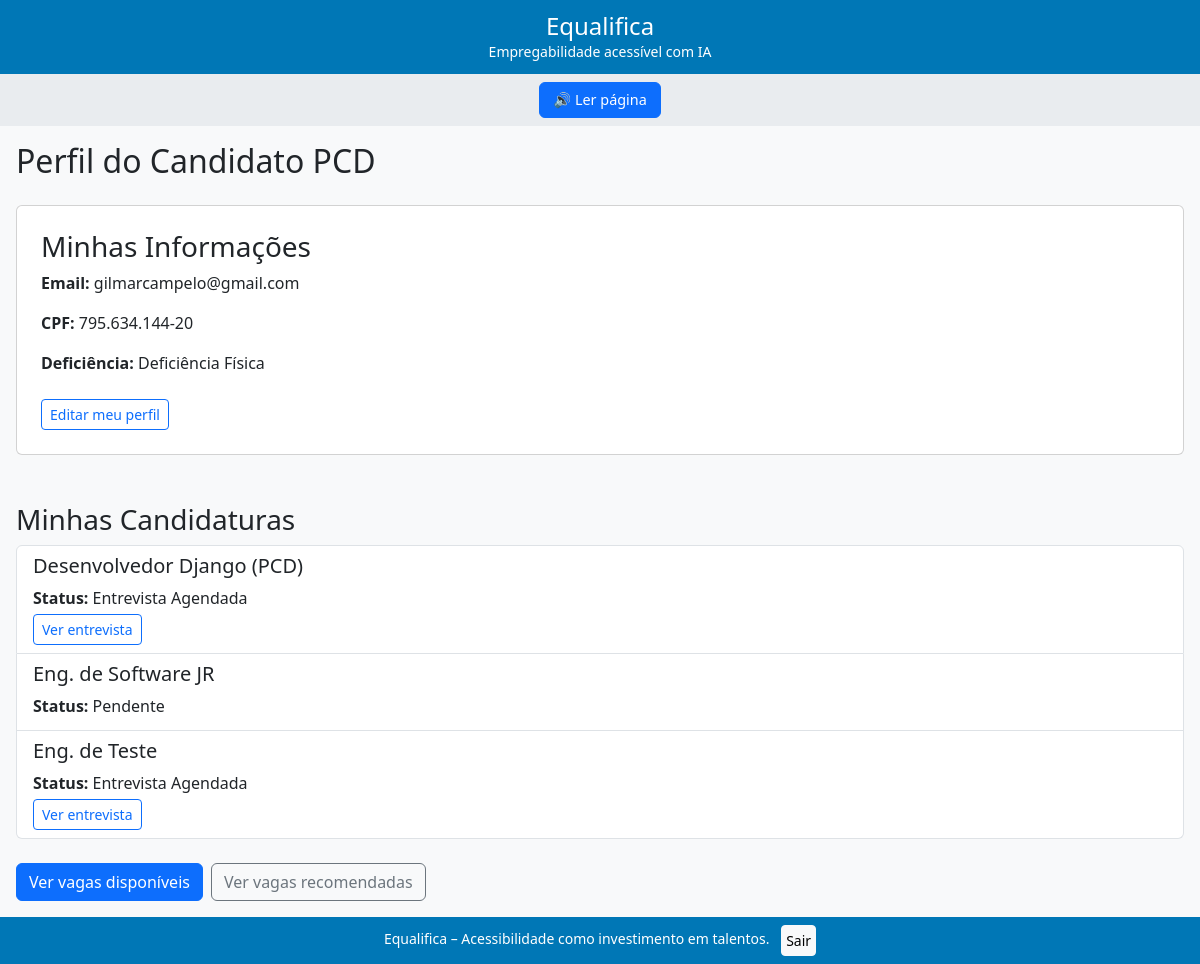
Screenshot of /pcd/dashboard/ (signed in) with the database file from the repository.
### accounts/models.py (models this page shows, shortened)
class User(AbstractUser):
    USER_TYPE_CHOICES = (
        ('pcd', 'Pessoa com Deficiência'),
        ('recruiter', 'Recrutador'),
        ('admin', 'Administrador'),
    )
    email = models.EmailField(unique=True)
    user_type = models.CharField(max_length=20, choices=USER_TYPE_CHOICES, default='pcd')
    groups = models.ManyToManyField(
        'auth.Group',
        related_name='custom_user_set',  # nome único
        blank=True,
        help_text='The groups this user belongs to.',
        verbose_name='groups',
    )
    user_permissions = models.ManyToManyField(
        'auth.Permission',
        related_name='custom_user_set',  # nome único
        blank=True,
        help_text='Specific permissions for this user.',
        verbose_name='user permissions',
    )
    USERNAME_FIELD = 'email'
    REQUIRED_FIELDS = ['username'] #Mantém username por compatibilidade

class PCDProfile(BaseModel):
    DISABILITY_CHOICES = (
        ('visual', 'Deficiência Visual'),
        ('auditiva', 'Deficiência Auditiva'),
        ('fisica', 'Deficiência Física'),
        ('intelectual', 'Deficiência Intelectual'),
        ('multipla', 'Deficiência Múltipla'),
    )
    user = models.OneToOneField(User, on_delete=models.CASCADE, related_name='pcd_profile')
    cpf = models.CharField(max_length=14, unique=True, validators=[validate_cpf, MinLengthValidator(11)],
          help_text="Formato: XXX.XXX.XXX-XX ou XXXXXXXXXXX")
    disability = models.CharField(max_length=20, choices=DISABILITY_CHOICES)
    skills = models.TextField(blank=True, help_text="Liste suas habilidades e competências (Separadas por Vírgula).")
    lgpd_consent = models.BooleanField(default=False, help_text="Concordo com a política de privacidade (LGPD).")
    hard_skills_vetor = models.JSONField(default=list)
    soft_skills_vetor = models.JSONField(default=list)
    acessibilidade_vetor = models.JSONField(default=list)
    experiencia_total = models.IntegerField(default=0)

### recruitment/models.py (models this page shows, shortened)
class Candidatura(BaseModel):
    STATUS_CHOICES = [
        ('pendente', 'Pendente'),
        ('entrevista', 'Entrevista Agendada'),
        ('rejeitado', 'Rejeitado'),
        ('contratado', 'Contratado'),
    ]
    vaga = models.ForeignKey(Vaga, on_delete=models.CASCADE, related_name='candidaturas')
    cpf_pcd = models.CharField(max_length=14)      # preenchido automaticamente
    cnpj_empresa = models.CharField(max_length=18)  # copiado da vaga
    status = models.CharField(max_length=20, choices=STATUS_CHOICES, default='pendente')
    class Meta:
        verbose_name = "Candidatura"
        verbose_name_plural = "Candidaturas"
        unique_together = ('vaga', 'cpf_pcd')  # evita candidaturas duplicadas

class Vaga(BaseModel):
    titulo = models.CharField(max_length=200)
    descricao = models.TextField()
    requisitos = models.TextField(blank=True, help_text="Resumo dos principais requisitos")
    acessibilidade = models.JSONField(
        blank=True,
        help_text="Ex: {'libras': true, 'legendas': true, 'descricao_alt': true}"
    )
    cnpj_empresa = models.CharField(max_length=18)  # preenchido automaticamente
    hard_skills_vetor = models.JSONField(default=list)
    soft_skills_vetor = models.JSONField(default=list)
    acessibilidade_vetor = models.JSONField(default=list)
    experiencia_minima = models.IntegerField(default=0)
    class Meta:
        verbose_name = "Vaga"
        verbose_name_plural = "Vagas"

### accounts/views.py (the view)
# urls.py: path('pcd/dashboard/', PCDDashboardView.as_view(), name='pcd_dashboard'),
class PCDDashboardView(LoginRequiredMixin, TemplateView):
    template_name = 'pcd/dashboard.html'
    def get_context_data(self, **kwargs):
        context = super().get_context_data(**kwargs)
        user = self.request.user
        if user.user_type != 'pcd':
            return context
        cpf_pcd = user.pcd_profile.cpf
        candidaturas = Candidatura.objects.filter(cpf_pcd=cpf_pcd).select_related('vaga')
        entrevistas = Entrevista.objects.filter(
            candidatura__cpf_pcd=cpf_pcd
        ).select_related('candidatura__vaga')
        proxima_entrevista = entrevistas.filter(
            data_agendada__gte=timezone.now()
        ).first()
        context.update({
            'candidaturas': candidaturas,
            'proxima_entrevista': proxima_entrevista,
        })
        return context

### templates/pcd/dashboard.html (shortened to what this page needs)
{% extends 'base.html' %}
{% block content %}
<h2 class="mb-4">Perfil do Candidato PCD</h2>
<div class="card p-4 mb-4">
  <h3>Minhas Informações</h3>
  <p><strong>Email:</strong> {{ user.email }}</p>
  <p><strong>CPF:</strong> {{ user.pcd_profile.cpf }}</p>
  <p><strong>Deficiência:</strong> {{ user.pcd_profile.get_disability_display }}</p>
  <div class="mt-2">
    <a href="{% url 'pcd_profile_edit' %}" class="btn btn-outline-primary btn-sm">Editar meu perfil</a>
  </div>
</div>
<h3 class="mt-4">Minhas Candidaturas</h3>
{% if candidaturas %}
  <div class="list-group mb-4">
    {% for cand in candidaturas %}
    <div class="list-group-item">
      <h5>{{ cand.vaga.titulo }}</h5>
      <p class="mb-1"><strong>Status:</strong> {{ cand.get_status_display }}</p>
      {% if cand.entrevista %}
        <a href="{% url 'entrevista' cand.entrevista.id %}" class="btn btn-outline-primary btn-sm">Ver entrevista</a>
      {% endif %}
    </div>
    {% endfor %}
  </div>
{% else %}
  <p class="text-muted">Você ainda não se candidatou a nenhuma vaga.</p>
{% endif %}
<div class="d-flex gap-2">
  <a href="{% url 'vagas_list' %}" class="btn btn-primary">Ver vagas disponíveis</a>
  <a href="{% url 'vagas_recomendadas' %}" class="btn btn-outline-secondary">Ver vagas recomendadas</a>
</div>
{% endblock %}

### templates/base.html (style rules this page uses)
body { background: #f8f9fa; font-family: 'Segoe UI', Arial, sans-serif; margin: 0; padding: 0; overflow-x: hidden; }

### rows the page displays
User: email "gilmarcampelo@gmail.com", pcd_profile.cpf "795.634.144-20", pcd_profile.disability "Deficiência Física"
Candidatura: vaga.titulo "Desenvolvedor Django (PCD)", status "Entrevista Agendada", shows "Ver entrevista"
Candidatura: vaga.titulo "Eng. de Software JR", status "Pendente"
Candidatura: vaga.titulo "Eng. de Teste", status "Entrevista Agendada", shows "Ver entrevista"
